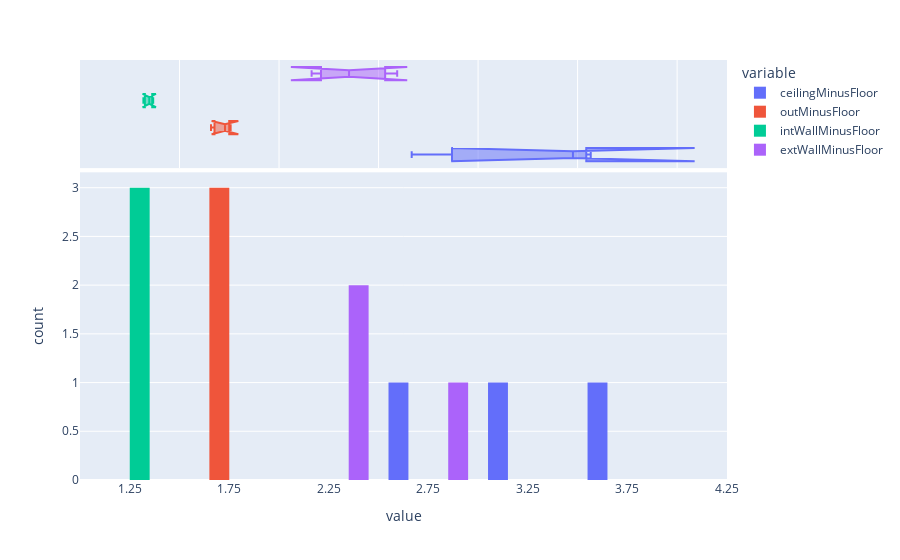
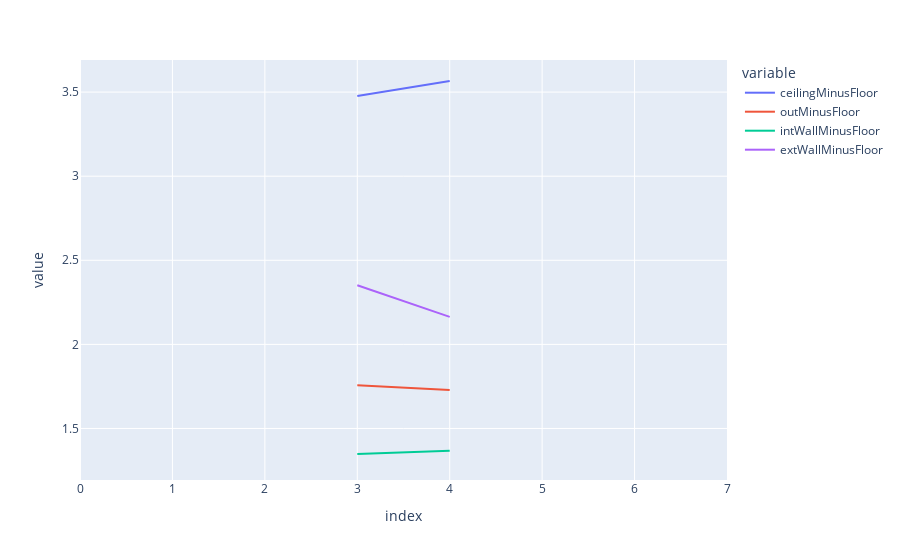

Notebook cell for these charts, in order:
### Code cell
qois = ["ceilingMinusFloor", "outMinusFloor", "intWallMinusFloor", "extWallMinusFloor"]
fig = px.histogram(
    dfFull,
    x = qois,
    marginal="box", # or violin, rug
    barmode = "group"
    )
fig.show()

fig = px.line(dfFull, y = qois)
fig.show()

### Figure 1 — Plotly figure (JSON) as saved in the notebook; plotly's stock layout.template omitted (floating-point values rounded to 4 significant figures)
{"data": [{"alignmentgroup": "True", "bingroup": "x", "hovertemplate": "variable=ceilingMinusFloor<br>value=%{x}<br>count=%{y}<extra></extra>", "legendgroup": "ceilingMinusFloor", "marker": {"color": "#636efa", "pattern": {"shape": ""}}, "name": "ceilingMinusFloor", "offsetgroup": "ceilingMinusFloor", "orientation": "v", "showlegend": true, "type": "histogram", "x": [null, 2.666, null, 3.477, 3.566, null, null, null], "xaxis": "x", "yaxis": "y"}, {"alignmentgroup": "True", "hovertemplate": "variable=ceilingMinusFloor<br>value=%{x}<extra></extra>", "legendgroup": "ceilingMinusFloor", "marker": {"color": "#636efa"}, "name": "ceilingMinusFloor", "notched": true, "offsetgroup": "ceilingMinusFloor", "showlegend": false, "type": "box", "x": [null, 2.666, null, 3.477, 3.566, null, null, null], "xaxis": "x2", "yaxis": "y2"}, {"alignmentgroup": "True", "bingroup": "x", "hovertemplate": "variable=outMinusFloor<br>value=%{x}<br>count=%{y}<extra></extra>", "legendgroup": "outMinusFloor", "marker": {"color": "#EF553B", "pattern": {"shape": ""}}, "name": "outMinusFloor", "offsetgroup": "outMinusFloor", "orientation": "v", "showlegend": true, "type": "histogram", "x": [null, 1.658, null, 1.757, 1.728, null, null, null], "xaxis": "x", "yaxis": "y"}, {"alignmentgroup": "True", "hovertemplate": "variable=outMinusFloor<br>value=%{x}<extra></extra>", "legendgroup": "outMinusFloor", "marker": {"color": "#EF553B"}, "name": "outMinusFloor", "notched": true, "offsetgroup": "outMinusFloor", "showlegend": false, "type": "box", "x": [null, 1.658, null, 1.757, 1.728, null, null, null], "xaxis": "x2", "yaxis": "y2"}, {"alignmentgroup": "True", "bingroup": "x", "hovertemplate": "variable=intWallMinusFloor<br>value=%{x}<br>count=%{y}<extra></extra>", "legendgroup": "intWallMinusFloor", "marker": {"color": "#00cc96", "pattern": {"shape": ""}}, "name": "intWallMinusFloor", "offsetgroup": "intWallMinusFloor", "orientation": "v", "showlegend": true, "type": "histogram", "x": [null, 1.318, null, 1.348, 1.368, null, null, null], "xaxis": "x", "yaxis": "y"}, {"alignmentgroup": "True", "hovertemplate": "variable=intWallMinusFloor<br>value=%{x}<extra></extra>", "legendgroup": "intWallMinusFloor", "marker": {"color": "#00cc96"}, "name": "intWallMinusFloor", "notched": true, "offsetgroup": "intWallMinusFloor", "showlegend": false, "type": "box", "x": [null, 1.318, null, 1.348, 1.368, null, null, null], "xaxis": "x2", "yaxis": "y2"}, {"alignmentgroup": "True", "bingroup": "x", "hovertemplate": "variable=extWallMinusFloor<br>value=%{x}<br>count=%{y}<extra></extra>", "legendgroup": "extWallMinusFloor", "marker": {"color": "#ab63fa", "pattern": {"shape": ""}}, "name": "extWallMinusFloor", "offsetgroup": "extWallMinusFloor", "orientation": "v", "showlegend": true, "type": "histogram", "x": [null, 2.594, null, 2.352, 2.164, null, null, null], "xaxis": "x", "yaxis": "y"}, {"alignmentgroup": "True", "hovertemplate": "variable=extWallMinusFloor<br>value=%{x}<extra></extra>", "legendgroup": "extWallMinusFloor", "marker": {"color": "#ab63fa"}, "name": "extWallMinusFloor", "notched": true, "offsetgroup": "extWallMinusFloor", "showlegend": false, "type": "box", "x": [null, 2.594, null, 2.352, 2.164, null, null, null], "xaxis": "x2", "yaxis": "y2"}], "layout": {"barmode": "group", "legend": {"title": {"text": "variable"}, "tracegroupgap": 0}, "margin": {"t": 60}, "xaxis": {"anchor": "y", "domain": [0, 1], "title": {"text": "value"}}, "xaxis2": {"anchor": "y2", "domain": [0, 1], "matches": "x", "showgrid": true, "showticklabels": false}, "yaxis": {"anchor": "x", "domain": [0, 0.7326], "title": {"text": "count"}}, "yaxis2": {"anchor": "x2", "domain": [0.7426, 1], "matches": "y2", "showgrid": false, "showline": false, "showticklabels": false, "ticks": ""}}}

### Figure 2 — Plotly figure (JSON) as saved in the notebook; plotly's stock layout.template omitted (floating-point values rounded to 4 significant figures)
{"data": [{"hovertemplate": "variable=ceilingMinusFloor<br>index=%{x}<br>value=%{y}<extra></extra>", "legendgroup": "ceilingMinusFloor", "line": {"color": "#636efa", "dash": "solid"}, "marker": {"symbol": "circle"}, "mode": "lines", "name": "ceilingMinusFloor", "orientation": "v", "showlegend": true, "type": "scatter", "x": [0, 1, 2, 3, 4, 5, 6, 7], "xaxis": "x", "y": [null, 2.666, null, 3.477, 3.566, null, null, null], "yaxis": "y"}, {"hovertemplate": "variable=outMinusFloor<br>index=%{x}<br>value=%{y}<extra></extra>", "legendgroup": "outMinusFloor", "line": {"color": "#EF553B", "dash": "solid"}, "marker": {"symbol": "circle"}, "mode": "lines", "name": "outMinusFloor", "orientation": "v", "showlegend": true, "type": "scatter", "x": [0, 1, 2, 3, 4, 5, 6, 7], "xaxis": "x", "y": [null, 1.658, null, 1.757, 1.728, null, null, null], "yaxis": "y"}, {"hovertemplate": "variable=intWallMinusFloor<br>index=%{x}<br>value=%{y}<extra></extra>", "legendgroup": "intWallMinusFloor", "line": {"color": "#00cc96", "dash": "solid"}, "marker": {"symbol": "circle"}, "mode": "lines", "name": "intWallMinusFloor", "orientation": "v", "showlegend": true, "type": "scatter", "x": [0, 1, 2, 3, 4, 5, 6, 7], "xaxis": "x", "y": [null, 1.318, null, 1.348, 1.368, null, null, null], "yaxis": "y"}, {"hovertemplate": "variable=extWallMinusFloor<br>index=%{x}<br>value=%{y}<extra></extra>", "legendgroup": "extWallMinusFloor", "line": {"color": "#ab63fa", "dash": "solid"}, "marker": {"symbol": "circle"}, "mode": "lines", "name": "extWallMinusFloor", "orientation": "v", "showlegend": true, "type": "scatter", "x": [0, 1, 2, 3, 4, 5, 6, 7], "xaxis": "x", "y": [null, 2.594, null, 2.352, 2.164, null, null, null], "yaxis": "y"}], "layout": {"legend": {"title": {"text": "variable"}, "tracegroupgap": 0}, "margin": {"t": 60}, "xaxis": {"anchor": "y", "domain": [0, 1], "title": {"text": "index"}}, "yaxis": {"anchor": "x", "domain": [0, 1], "title": {"text": "value"}}}}
